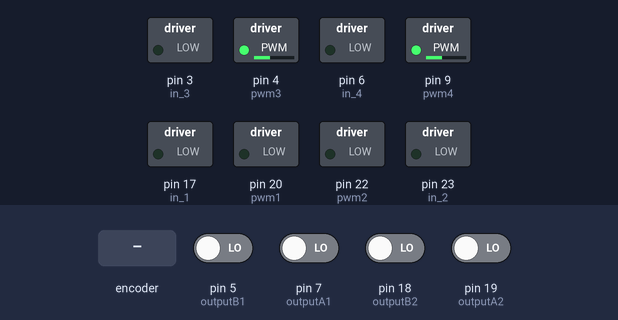
Recording of a sketch running on a simulated Arduino Mega 2560, built with avr-gcc and run on an emulated ATmega2560. Shown: switched loads named in the sketch (green lamp = pin HIGH). Inputs (shaded band) come from the test bench; at power-on: pin 5 (outputB1), pin 7 (outputA1), pin 18 (outputB2), pin 19 (outputA2) LOW. What the sketch prints to the serial monitor is not drawn.

Above: at 4.8 s.
4.9 s: rotary encoder on pin 7 (outputA1) / pin 5 (outputB1) turned 1 step (first pin leading)
Timing chart, 0 to 7.9 s (numbered marks = the images above; inputs shaded):
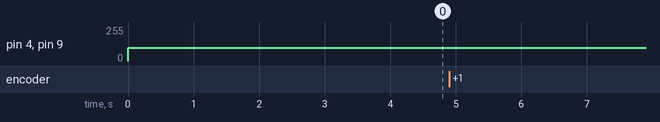

The sketch:

6motors.ino
```cpp
 #define outputA1 7
 #define outputB1 5
 #define outputA2 19
 #define outputB2 18
 const int pwm3  = 4;
const int pwm4 = 9;
const int in_3 = 3;
const int in_4 = 6;
const int pwm1 = 20;
const int pwm2 = 22;
const int in_1 = 17;
const int in_2 = 23;
int count1=0;
int count2=0;
 int aState;
 int aLastState;
 int angle1=360;
 int angle2=360;
 int req_ticks1=(angle1*1605)/360;
 int req_ticks2=(angle1*1605)/360;
 int counter=0;
 int speed1=100;
 int speed2=100;
 int speed3=100;
 int speed4=100;
 int count(int outputA,int outputB){
   aState = digitalRead(outputA); // Reads the "current" state of the outputA
   // If the previous and the current state of the outputA are different, that means a Pulse has occured
   if (aState != aLastState){
     // If the outputB state is different to the outputA state, that means the encoder is rotating clockwise
     if (digitalRead(outputB) != aState) {
       counter ++;
     } else {
       counter --;
     }
     Serial.print("Position: ");
     Serial.println(counter);
   }
   aLastState = aState; // Updates the previous state of the outputA with the current state
   return counter;
  }
 void setup() {
pinMode(pwm1,OUTPUT) ;
pinMode(pwm2,OUTPUT) ;
pinMode(in_1,OUTPUT);
pinMode(in_2,OUTPUT);
pinMode(pwm3,OUTPUT) ;
pinMode(pwm4,OUTPUT);
pinMode(in_3,OUTPUT) ;
pinMode(in_4,OUTPUT) ;
pinMode (outputA1,INPUT);
pinMode (outputB1,INPUT);
pinMode (outputA2,INPUT);
pinMode (outputB2,INPUT);
   Serial.begin (115200);
   // Reads the initial state of the outputA
   aLastState = digitalRead(outputA1);
      aLastState = digitalRead(outputA2);
 }
 void loop() {
  //digitalWrite(enable_pin,HIGH) ;
digitalWrite(in_1,LOW) ;
digitalWrite(in_2,LOW) ;
analogWrite(pwm1,speed1) ;
analogWrite(pwm2,speed2) ;
digitalWrite(in_3,LOW) ;
digitalWrite(in_4,LOW) ;
analogWrite(pwm3,speed3) ;
analogWrite(pwm4,speed4) ;
digitalWrite(11,HIGH);
digitalWrite(12,HIGH);
digitalWrite(2,LOW);
digitalWrite(16,LOW);
digitalWrite(21,HIGH);
digitalWrite(8,HIGH);
  int c1=count(outputA1,outputB1);
   int c2=count(outputA2,outputB2);
   if(c1>req_ticks1){
   Serial.print("stop1");
    analogWrite(pwm1,0) ;
    c1=0;
     delay(2000);

    }
     if(c2>req_ticks2){
   Serial.print("stop2");
    analogWrite(pwm2,0) ;
    c2=0;
     delay(2000);

    }
 }
```

Measured:
- after the input at 4.9 s, every drawn part: stays the same
